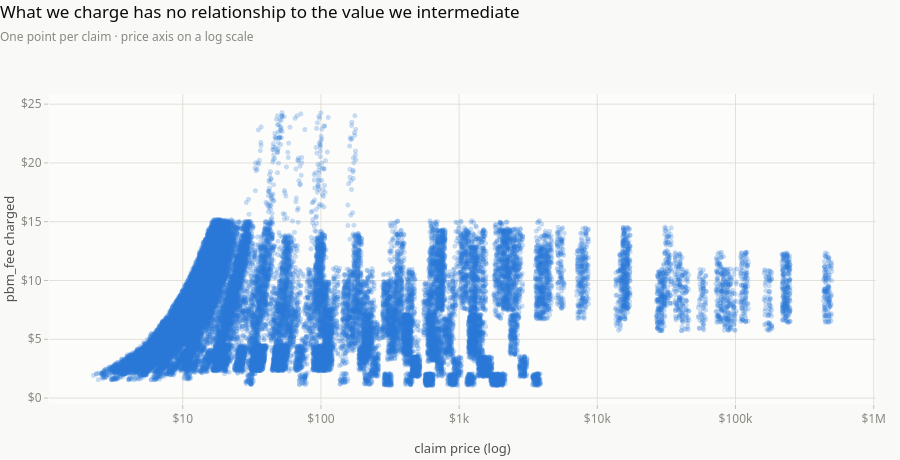

Notebook code cell kept with this figure:
### Markdown cell above
---
## 2. Gordon Cole — where the margin would come from

> *"If we wanted to increase White Lodge's margin, what would you suggest —
> based on what you're seeing in the data?"*

The answer is in one thing that shows up the moment you put price and fee on the
same chart.

### Code cell
sample = q("""
    select price_cents / 100.0 as price, pbm_fee_cents / 100.0 as fee
    from marts.fct_claim
    where not is_reverted
""")

scatter(
    sample, x="price", y="fee",
    title="What we charge has no relationship to the value we intermediate",
    note="One point per claim · price axis on a log scale",
    xtitle="claim price (log)", ytitle="pbm_fee charged",
    log_x=True, money_x=True, money_y=True,
)

### Figure 1 — Plotly figure (JSON) as saved in the notebook; plotly's stock layout.template omitted (floating-point values rounded to 4 significant figures; data arrays with more than 128 entries replaced by an {"elided": "..."} marker saying what was removed)
{"data": [{"hovertemplate": "claim price (log): %{x:,.2f}<br>pbm_fee charged: %{y:,.2f}<extra></extra>", "marker": {"color": "#2a78d6", "line": {"width": 0}, "opacity": 0.25, "size": 5}, "mode": "markers", "type": "scattergl", "x": {"elided": "38661 float values"}, "y": {"elided": "38661 float values"}}], "layout": {"height": 460, "margin": {"b": 56, "l": 8, "r": 24, "t": 94}, "showlegend": false, "title": {"text": "What we charge has no relationship to the value we intermediate<br><span style='font-size:12px;font-weight:400;color:#898781'>One point per claim · price axis on a log scale</span>", "y": 0.96, "yanchor": "top"}, "xaxis": {"dtick": 1, "tickformat": "~s", "tickprefix": "$", "title": {"text": "claim price (log)"}, "type": "log"}, "yaxis": {"tickformat": "~s", "tickprefix": "$", "title": {"text": "pbm_fee charged"}}}}
